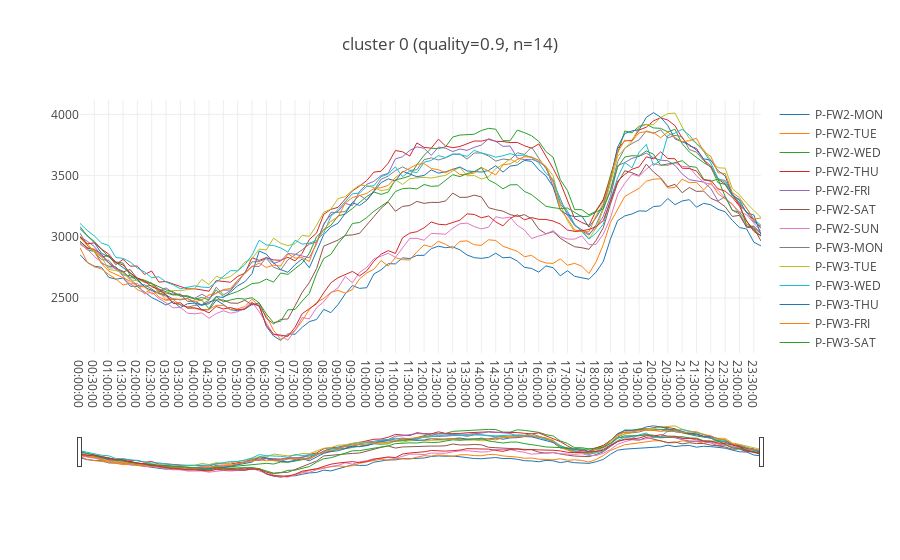
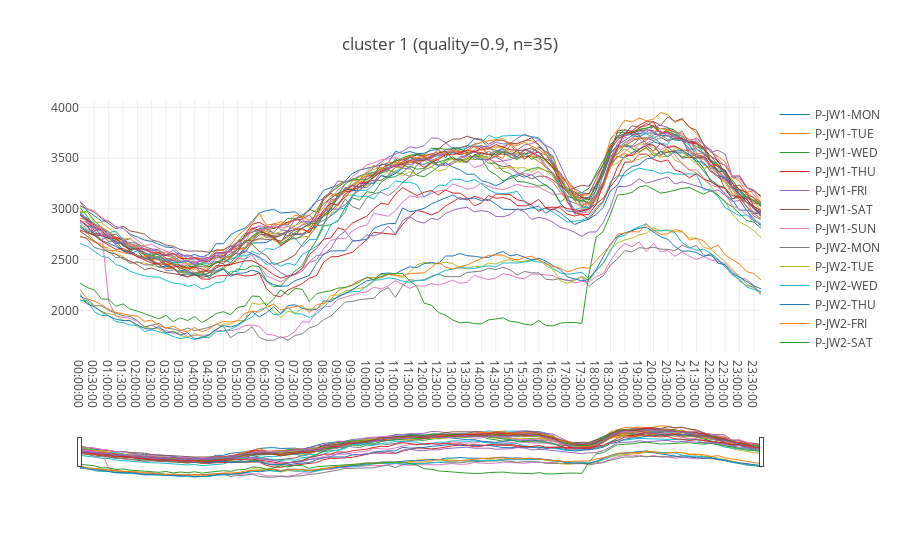

The cell these charts' notebook holds for them, in order:
### Code cell
jan_feb_P = df.copy()
load_model = TimeSeriesKMeans(n_clusters=3, max_iter=10,
                      metric="dtw", random_state=0).fit(to_time_series_dataset(jan_feb_P))

jan_feb_P_df_cluster = pd.DataFrame(list(zip(jan_feb_P.columns, load_model.labels_)), columns=['metric', 'cluster'])
cluster_metrics_dict = jan_feb_P_df_cluster.groupby(['cluster'])['metric'].apply(lambda x: [x for x in x]).to_dict()
cluster_len_dict = jan_feb_P_df_cluster['cluster'].value_counts().to_dict()
#clusters_dropped = [cluster for cluster in cluster_len_dict if cluster_len_dict[cluster]==1]
clusters_final = [cluster for cluster in cluster_len_dict if cluster_len_dict[cluster]>1]
clusters_final.sort()

for cluster_number in clusters_final:
    # get a rough quality score based on the correlation between metrics in the cluster
    x_corr = jan_feb_P[cluster_metrics_dict[cluster_number]].corr().abs().values
    x_corr_mean = round(x_corr[np.triu_indices(x_corr.shape[0],1)].mean(),2)
    # plot each cluster
    plot_title = f'cluster {cluster_number} (quality={x_corr_mean}, n={cluster_len_dict[cluster_number]})'
    plot_lines(jan_feb_P, cols=cluster_metrics_dict[cluster_number], renderer='vscode', theme=None, title=plot_title)
